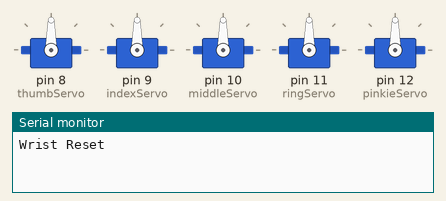
Recording of a sketch running on a simulated Arduino Uno, built with avr-gcc and run on an emulated ATmega328P. Parts: 5 × servo, the last lines printed to the serial monitor.

Above: at 0.05 s.
At 1.5 s:
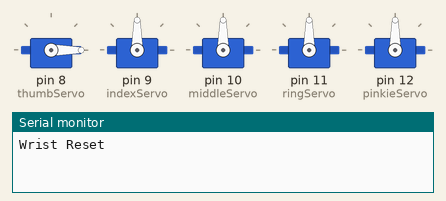
At 3.0 s:
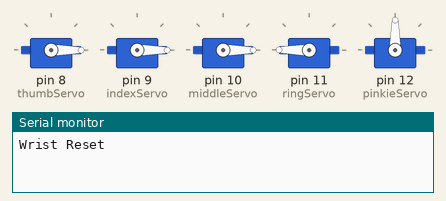
At 7.0 s:
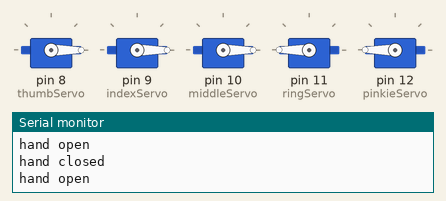
At 9.5 s:
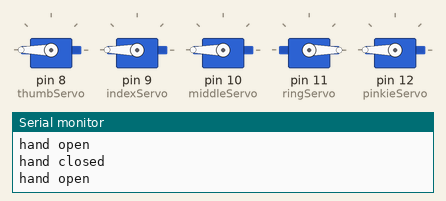
At 14.0 s:
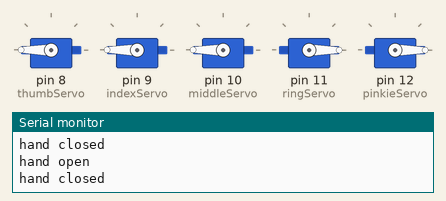
Timing chart, 0 to 18.2 s (numbered marks = the images above):
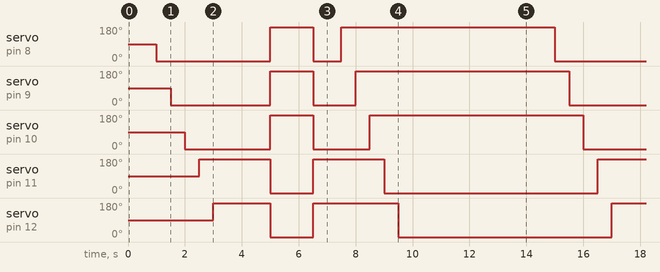

Measured:
- by itself, servo on pin 8 (thumbServo): repeats every 14.0 s: 180° 1.5 s, 0° 1.0 s, 180° 7.5 s, 0° 4.0 s
- by itself, servo on pin 9 (indexServo): repeats every 14.0 s: 180° 1.5 s, 0° 1.5 s, 180° 7.5 s, 0° 3.5 s
- by itself, servo on pin 10 (middleServo): repeats every 14.0 s: 180° 1.5 s, 0° 2.0 s, 180° 7.5 s, 0° 3.0 s
- by itself, servo on pin 11 (ringServo): repeats every 14.0 s: 0° 1.5 s, 180° 2.5 s, 0° 7.5 s, 180° 2.5 s
- by itself, servo on pin 12 (pinkieServo): repeats every 14.0 s: 0° 1.5 s, 180° 3.0 s, 0° 7.5 s, 180° 2.0 s

The sketch:

Hand_Movement_Demo.ino
```cpp
#include <Servo.h>
Servo thumbServo;
Servo indexServo;
Servo middleServo;
Servo ringServo;
Servo pinkieServo;
Servo wristRollservo;

int Thumb;
int Index;
int Middle;
int Ring;
int Pinkie;
int WristRoll;

void setup()
{
  Serial.begin(9600);

  thumbServo.attach(8);
  indexServo.attach(9);
  middleServo.attach(10);
  ringServo.attach(11);
  pinkieServo.attach(12);
 // wristRollservo.attach(13);
}

void loop()
{
  //reset wrist position
  wristRollservo.write(90);
Serial.println("Wrist Reset");
  delay(1000);

  //HAND OPEN
   thumbServo.write(0);
   delay(500);
  indexServo.write(0);
   delay(500);
  middleServo.write(0);
  delay(500);
  ringServo.write(180);
   delay(500);
  pinkieServo.write(180);
  delay(500);
  Serial.println("hand open");
  delay(1500);

  // HAND CLOSED
  thumbServo.write(180);
  indexServo.write(180);
  middleServo.write(180);
  ringServo.write(0);
  pinkieServo.write(0);
  Serial.println("hand closed");
  delay(1500);


   //HAND OPEN
  thumbServo.write(0);
  indexServo.write(0);
  middleServo.write(0);
  ringServo.write(180);
  pinkieServo.write(180);
  Serial.println("hand open");
  delay(1000);


  // HAND CLOSED
  thumbServo.write(180);
   delay(500);
  indexServo.write(180);
  delay(500);
  middleServo.write(180);
  delay(500);
  ringServo.write(0);
  delay(500);
  pinkieServo.write(0);
  Serial.println("hand closed");
  delay(1500);

//  // WAVE
//
//  for (int i = 0; i < 180; i++)
//  {
//    wristRollservo.write(i);
//    Serial.println(i);
//    //delay for stability
//    delay(10);
//  }
//
//  delay(500);
//
//  for (int i = 180; i > 0; i--)
//  {
//    wristRollservo.write(i);
//    Serial.println(i);
//    //delay for stability
//    delay(10);
//  }
//
//  delay(500);
//
//  for (int i = 0; i < 180; i++)
//  {
//    wristRollservo.write(i);
//    Serial.println(i);
//    //delay for stability
//    delay(10);
//  }
//
//  delay(500);
//
//  for (int i = 180; i > 0; i--)
//  {
//    wristRollservo.write(i);
//    Serial.println(i);
//    //delay for stability
//    delay(10);
//  }

  //wait 3 seconds before re-iterating
  delay(3000);

}
```
